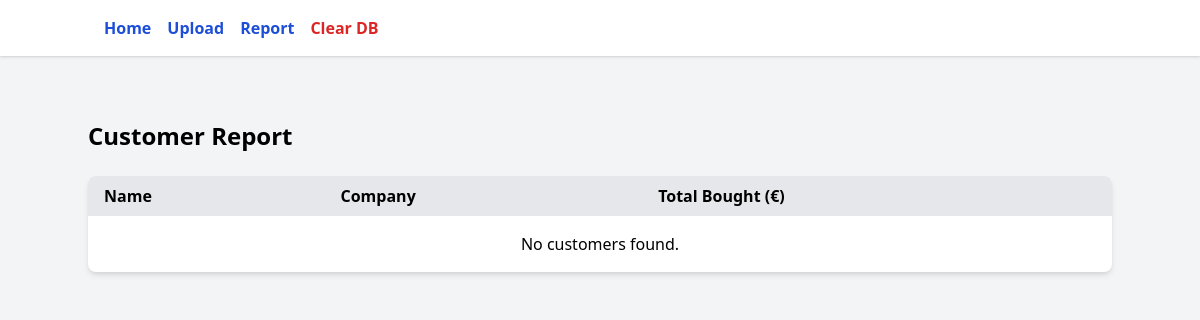
The app's page /customer-report/, older data.
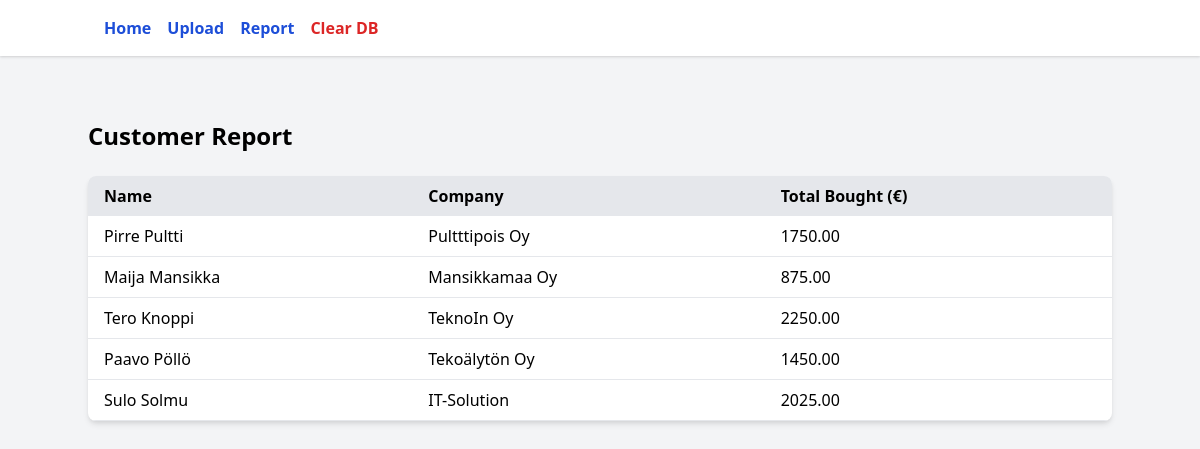
The same page, newer data.
### invoices/models.py (models this page shows, shortened)
class Customer(models.Model):
    customer_id = models.IntegerField(unique=True)
    name = models.CharField(max_length=255)
    company = models.CharField(max_length=255, blank=True)
    address = models.CharField(max_length=255)
    postal_code = models.CharField(max_length=20)
    city = models.CharField(max_length=100)
    phone = models.CharField(max_length=50, blank=True)

### invoices/views.py (the view)
# urls.py: path("customer-report/", views.customer_report, name="customer_report"),
def customer_report(request):
    customers = Customer.objects.all().annotate(total_bought=Sum("order__total"))
    return render(request, "invoices/customer_report.html", {"customers": customers})

### invoices/templates/invoices/customer_report.html (shortened to what this page needs)
{% extends 'invoices/base.html' %}
{% block content %}
    <div class="py-8">
        <h1 class="text-2xl font-bold mb-6">Customer Report</h1>
        <table class="min-w-full bg-white shadow-md rounded-lg overflow-hidden">
            <thead class="bg-gray-200">
                <tr>
                    <th class="py-2 px-4 text-left">Name</th>
                    <th class="py-2 px-4 text-left">Company</th>
                    <th class="py-2 px-4 text-left">Total Bought (€)</th>
                </tr>
            </thead>
            <tbody>
                {% for customer in customers %}
                <tr class="border-b">
                    <td class="py-2 px-4">{{ customer.name }}</td>
                    <td class="py-2 px-4">{{ customer.company }}</td>
                    <td class="py-2 px-4">{{ customer.total_bought|default:0|floatformat:2 }}</td>
                </tr>
                {% empty %}
                <tr>
                    <td colspan="3" class="py-4 px-4 text-center">No customers found.</td>
                </tr>
                {% endfor %}
            </tbody>
        </table>
    </div>
{% endblock %}

### invoices/templates/invoices/base.html (shortened to what this page needs)
{% load static %}
<!DOCTYPE html>
<html lang="en">
<head>
    <link href="https://cdn.jsdelivr.net/npm/tailwindcss@2.2.19/dist/tailwind.min.css" rel="stylesheet">
</head>
<body class="bg-gray-100">
    <nav class="bg-white shadow mb-8">
        <div class="container mx-auto px-4 py-4 flex space-x-4">
            <a href="/" class="text-blue-700 font-semibold hover:underline">Home</a>
            <a href="/invoices/upload-pdfs/" class="text-blue-700 font-semibold hover:underline">Upload</a>
            <a href="/invoices/customer-report/" class="text-blue-700 font-semibold hover:underline">Report</a>
            <a href="/invoices/clear-database/" class="text-red-600 font-semibold hover:underline ml-4">Clear DB</a>
        </div>
    </nav>
    <div class="container mx-auto">
        {% block content %}{% endblock %}
    </div>
</body>
</html>

Row changes from the older to the newer data that the page shows:
added Customer: name "Pirre Pultti", company "Pultttipois Oy", total_bought "1750.00"
added Customer: name "Maija Mansikka", company "Mansikkamaa Oy", total_bought "875.00"
added Customer: name "Tero Knoppi", company "TeknoIn Oy", total_bought "2250.00"
added Customer: name "Paavo Pöllö", company "Tekoälytön Oy", total_bought "1450.00"
added Customer: name "Sulo Solmu", company "IT-Solution", total_bought "2025.00"
Text that changed along with them:
text no longer shown: "No customers found."
